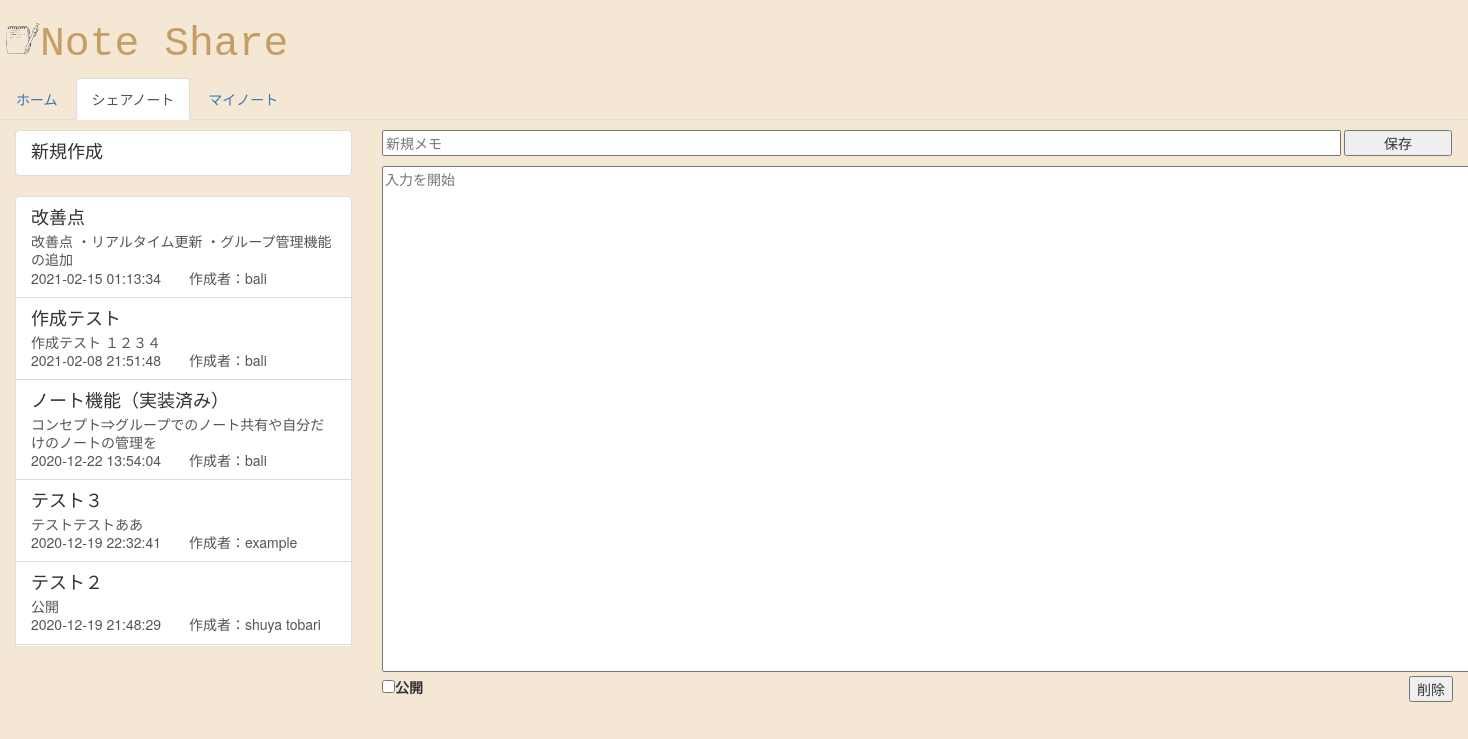
/note, run on the app's committed database.
### tables this page shows
CREATE TABLE note_data(		id INTEGER PRIMARY KEY, 		title TEXT, 		massage TEXT, 		time TIMESTAMP DEFAULT (datetime(CURRENT_TIMESTAMP,'localtime')),		account TEXT, 		share TEXT);

### hello.py (the view, shortened to what this page needs)
@app.route('/note', methods=['GET','POST'])
def note():
	global noteid, name
	conn = sqlite3.connect(DBNAME)
	c = conn.cursor()
	c.execute("CREATE TABLE IF NOT EXISTS note_data(\
		id INTEGER PRIMARY KEY, \
		title TEXT, \
		massage TEXT, \
		time TIMESTAMP DEFAULT (datetime(CURRENT_TIMESTAMP,'localtime')),\
		account TEXT, \
		share TEXT)")
	if request.method == 'GET':
		noteid = request.args.get('noteid')
		output = [noteid,"",""]
		if noteid == "0" or noteid == "new":
			c.execute("SELECT * FROM note_data WHERE share = 1 ORDER BY time DESC")
			all_out = c.fetchall()
			return render_template("note.html", all_out=all_out, output=output)
		c.execute("SELECT * FROM note_data WHERE id = (?)", (noteid, ))
		output = c.fetchone()
		c.execute("SELECT * FROM note_data WHERE share = 1 ORDER BY time DESC")
		all_out = c.fetchall()
		conn.close()
		return render_template("note.html", noteid=noteid, output=output, all_out=all_out)

### templates/note.html (shortened to what this page needs)
{% extends "index.html" %}
{% block content %}
<ul class="nav nav-tabs">
	<li role="presentation"><a href="/home">ホーム</a></li>
	<li role="presentation" class="active"><a href="/note?noteid=0">シェアノート</a></li>
	<li role="presentation"><a href="/mynote?noteid=0">マイノート</a></li>
</ul>
<div class="container-fluid">
	<div class="row"> <p> </p></div>
	<div class="row">
		<div class="col-md-3">
			<div class="list-group">
			<a href="javascript:window.location.href='/note?noteid=new';" class="list-group-item">
			<h4 class="list-group-item-heading">新規作成</h4>
			</a>
			</div>
			<div class="list-group1" >
				{% for out in all_out %}
				{% if output[0] == out[0] %}
				<a href="javascript:window.location.href='http://localhost:8000/note?noteid='+{{out[0]}};" class="list-group-item active">
				{% else %}
				<a href="javascript:window.location.href='http://localhost:8000/note?noteid='+{{out[0]}};" class="list-group-item">
				{% endif %}
					<h4 class="list-group-item-heading">{{out[1]}}</h4>
					<p class="list-group-item-text">{{out[2][:30]}}</p>
					<p class="list-group-item-text">{{out[3]}}　　作成者：{{out[4]}}</p>
				</a>
				{% endfor %}
			</div>
		</div>
		<div class="col-md-9">
			<form enctype="multipart/form-data">
				<p>
					<input style="width: 89.5%;" atype="text" id="title" name="title" placeholder="新規メモ" value={{output[1]}}>
					<input style="width: 10%;" class="submit-button" type="submit" value="保存" formaction="/note?noteid=new" formmethod="POST">
				</p>
				<textarea id="massage" name="massage" cols="150" rows="25" placeholder="入力を開始">{{output[2]}}</textarea>
				<div>
					{% if output[5] == "1" %}
					<p style="text-align: left; float: left;"><label class="checkstyle" for="share_check"><input class="checkstyle" type="checkbox" name="share" id="share_check" value="1" checked="checked"/>公開</label></p>
					{% else %}
					<p style="text-align: left; float: left;"><label class="checkstyle" for="share_check"><input class="checkstyle" type="checkbox" name="share" id="share_check" value="1"/>公開</label></p>
					{% endif %}
					<p style="text-align: right;"><input class="submit-button" type="button" value="削除" onclick="disp()"></p>
				</div>
			</form>
		</div>
	</div>
</div>
{% endblock %}

### templates/index.html (shortened to what this page needs)
<!DOCTYPE html>
<html lang="ja">
	<head>
		<link href="https://maxcdn.bootstrapcdn.com/bootstrap/3.3.1/css/bootstrap.min.css" rel="stylesheet">
	</head>
	<body>
		<h1>
			<p>
				<img src="/static/images/062.jpg" class="img-responsive img-rounded" alt="参考画像" width="40" height="40" align="left">
				<span class="t"> Note Share </span>
			</p>
		</h1>
		{% block content %}{% endblock %}
	</body>
</html>

### templates/index.html (style rules this page uses)
body { background-color:#F4E7D3; }
.t { font-family: 'Courier New'; color: #c49e65; font-size: 115%; }

### templates/note.html (style rules this page uses)
.checkstyle { height: auto; width: auto; cursor: pointer; }
.list-group1 { overflow: auto; height: 450px; }

### data on the page
note_data: title "改善点", massage "改善点 ・リアルタイム更新 ・グループ管理機能の追加", time "2021-02-15 01:13:34", account "bali"
note_data: title "作成テスト", massage "作成テスト １２３４", time "2021-02-08 21:51:48", account "bali"
note_data: title "ノート機能（実装済み）", massage "コンセプト⇒グループでのノート共有や自分だけのノートの管理を", time "2020-12-22 13:54:04", account "bali"
note_data: title "テスト３", massage "テストテストああ", time "2020-12-19 22:32:41", account "example"
note_data: title "テスト２", massage "公開", time "2020-12-19 21:48:29", account "shuya tobari"
